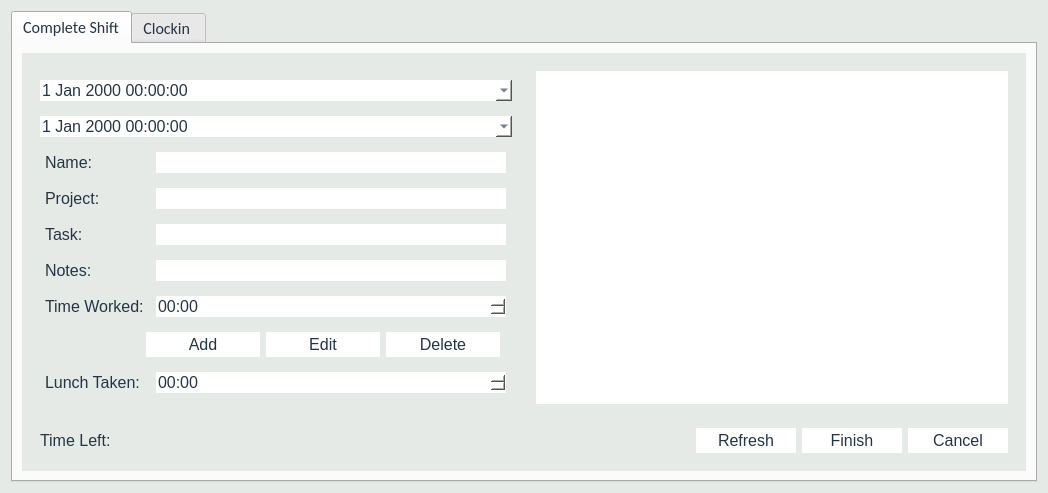
<?xml version="1.0" encoding="UTF-8"?>
<ui version="4.0">
 <class>ShiftEditForm</class>
 <widget class="QWidget" name="ShiftEditForm">
  <property name="geometry">
   <rect>
    <x>0</x>
    <y>0</y>
    <width>1048</width>
    <height>493</height>
   </rect>
  </property>
  <property name="font">
   <font>
    <family>Calibri</family>
    <pointsize>-1</pointsize>
   </font>
  </property>
  <property name="windowTitle">
   <string>Shift Edit</string>
  </property>
  <property name="styleSheet">
   <string notr="true">QWidget#ShiftEditForm{

background-color:#E5EAE7;
}
*{
font-family:&quot;Calibri&quot;;
font-size: 16px;
color:#263544;
}



QStackedWidget{
margin:0px;
padding:0px;
}


QWidget{

margin:0px;
padding:0px;
}
QWidget#bigwidger{
background-color:#E5EAE7;
border:none;
}

QWidget#smallwidger{
background-color:#E5EAE7;
border:none;
}

QTableWidget{
border:none;
}
QTextEdit{
border:none;
}


QPushButton{
padding:3px;
border:none;
background-color:#FFFFFF;
}
QPushButton:hover:!pressed{
background-color:#D1D1D1;
}


QDateTimeEdit{
border:none;
background-color:#FFFFFF;
}
QDateEditTime:hover{
border:none;
background-color:#F4F9F6;
}
QDateEditTime::drop-down{
border:none;
}


QComboBox{
border:none;
background-color:#FFFFFF;
}
QComboBox:hover {
background-color:#D1D1D1;
}
QComboBox:drop-down{
border:none;
}


QRadioButton{
padding:0px;
margin:0px;
}


QGroupBox {
    border: 0px solid gray;
	
    margin-top: 0.5em;
	margin-right:0px;
	margin-left:0px;
}
QGroupBox::title {
    subcontrol-origin: margin;
    left: 10px;
    padding: 0 3px 0 3px;
}


QCheckBox::indicator,QRadioButton::indicator{
border:none;
background-color:#FFFFFF;

}

QCheckBox::indicator:checked,QRadioButton::indicator:checked{
border:none;
background-color:#8DAA91;

}
QLineEdit,QTimeEdit,QDateEdit,QSpinBox,QDateTimeEdit{ 
background-color:#FFFFFF;
 border: 0px solid #D1D1D1;	

}
QLineEdit:hover,QTimeEdit:hover,QDateEdit:hover,QSpinBox:hover,QDateTimeEdit:hover{ 
background-color:#FFFFFF;
 border: 1px solid #D1D1D1;	
}


</string>
  </property>
  <layout class="QGridLayout" name="gridLayout">
   <item row="0" column="1">
    <widget class="QTabWidget" name="tabWidget">
     <property name="tabPosition">
      <enum>QTabWidget::North</enum>
     </property>
     <property name="tabShape">
      <enum>QTabWidget::Rounded</enum>
     </property>
     <property name="currentIndex">
      <number>0</number>
     </property>
     <widget class="QWidget" name="tab_3">
      <attribute name="title">
       <string>Complete Shift</string>
      </attribute>
      <layout class="QGridLayout" name="gridLayout_2">
       <item row="0" column="0">
        <widget class="QWidget" name="bigwidger" native="true">
         <layout class="QVBoxLayout" name="verticalLayout_2">
          <item>
           <layout class="QHBoxLayout" name="horizontalLayout">
            <item>
             <widget class="QWidget" name="left" native="true">
              <layout class="QVBoxLayout" name="verticalLayout">
               <property name="sizeConstraint">
                <enum>QLayout::SetMinimumSize</enum>
               </property>
               <item>
                <layout class="QHBoxLayout" name="horizontalLayout_3">
                 <item>
                  <widget class="QDateTimeEdit" name="DateTime1">
                   <property name="calendarPopup">
                    <bool>true</bool>
                   </property>
                  </widget>
                 </item>
                </layout>
               </item>
               <item>
                <layout class="QHBoxLayout" name="horizontalLayout_11">
                 <item>
                  <widget class="QDateTimeEdit" name="DateTime2">
                   <property name="calendarPopup">
                    <bool>true</bool>
                   </property>
                  </widget>
                 </item>
                </layout>
               </item>
               <item>
                <layout class="QHBoxLayout" name="horizontalLayout_4">
                 <item>
                  <widget class="QLabel" name="label_3">
                   <property name="minimumSize">
                    <size>
                     <width>100</width>
                     <height>0</height>
                    </size>
                   </property>
                   <property name="maximumSize">
                    <size>
                     <width>100</width>
                     <height>16777215</height>
                    </size>
                   </property>
                   <property name="text">
                    <string>Name:</string>
                   </property>
                  </widget>
                 </item>
                 <item>
                  <widget class="QComboBox" name="Name">
                   <property name="minimumSize">
                    <size>
                     <width>350</width>
                     <height>0</height>
                    </size>
                   </property>
                   <property name="maximumSize">
                    <size>
                     <width>350</width>
                     <height>16777215</height>
                    </size>
                   </property>
                   <property name="editable">
                    <bool>true</bool>
                   </property>
                  </widget>
                 </item>
                </layout>
               </item>
               <item>
                <layout class="QHBoxLayout" name="horizontalLayout_5">
                 <property name="spacing">
                  <number>6</number>
                 </property>
                 <item>
                  <widget class="QLabel" name="label_4">
                   <property name="minimumSize">
                    <size>
                     <width>100</width>
                     <height>0</height>
                    </size>
                   </property>
                   <property name="maximumSize">
                    <size>
                     <width>100</width>
                     <height>16777215</height>
                    </size>
                   </property>
                   <property name="text">
                    <string>Project:</string>
                   </property>
                  </widget>
                 </item>
                 <item>
                  <widget class="QComboBox" name="Projects">
                   <property name="minimumSize">
                    <size>
                     <width>350</width>
                     <height>0</height>
                    </size>
                   </property>
                   <property name="maximumSize">
                    <size>
                     <width>350</width>
                     <height>16777215</height>
                    </size>
                   </property>
                   <property name="editable">
                    <bool>true</bool>
                   </property>
                   <property name="sizeAdjustPolicy">
                    <enum>QComboBox::AdjustToContents</enum>
                   </property>
                  </widget>
                 </item>
                </layout>
               </item>
               <item>
                <layout class="QHBoxLayout" name="horizontalLayout_6">
                 <item>
                  <widget class="QLabel" name="label_5">
                   <property name="minimumSize">
                    <size>
                     <width>100</width>
                     <height>0</height>
                    </size>
                   </property>
                   <property name="maximumSize">
                    <size>
                     <width>100</width>
                     <height>16777215</height>
                    </size>
                   </property>
                   <property name="text">
                    <string>Task:</string>
                   </property>
                  </widget>
                 </item>
                 <item>
                  <widget class="QComboBox" name="Items">
                   <property name="minimumSize">
                    <size>
                     <width>350</width>
                     <height>0</height>
                    </size>
                   </property>
                   <property name="maximumSize">
                    <size>
                     <width>350</width>
                     <height>16777215</height>
                    </size>
                   </property>
                   <property name="editable">
                    <bool>true</bool>
                   </property>
                  </widget>
                 </item>
                </layout>
               </item>
               <item>
                <layout class="QHBoxLayout" name="horizontalLayout_10">
                 <item>
                  <widget class="QLabel" name="Description_label">
                   <property name="minimumSize">
                    <size>
                     <width>100</width>
                     <height>0</height>
                    </size>
                   </property>
                   <property name="maximumSize">
                    <size>
                     <width>100</width>
                     <height>16777215</height>
                    </size>
                   </property>
                   <property name="text">
                    <string>Notes:</string>
                   </property>
                  </widget>
                 </item>
                 <item>
                  <widget class="QLineEdit" name="Description">
                   <property name="minimumSize">
                    <size>
                     <width>350</width>
                     <height>0</height>
                    </size>
                   </property>
                   <property name="maximumSize">
                    <size>
                     <width>350</width>
                     <height>16777215</height>
                    </size>
                   </property>
                  </widget>
                 </item>
                </layout>
               </item>
               <item>
                <layout class="QHBoxLayout" name="horizontalLayout_9">
                 <item>
                  <widget class="QLabel" name="label_7">
                   <property name="minimumSize">
                    <size>
                     <width>100</width>
                     <height>0</height>
                    </size>
                   </property>
                   <property name="maximumSize">
                    <size>
                     <width>100</width>
                     <height>16777215</height>
                    </size>
                   </property>
                   <property name="text">
                    <string>Time Worked:</string>
                   </property>
                  </widget>
                 </item>
                 <item>
                  <widget class="QTimeEdit" name="Times">
                   <property name="minimumSize">
                    <size>
                     <width>350</width>
                     <height>0</height>
                    </size>
                   </property>
                   <property name="maximumSize">
                    <size>
                     <width>350</width>
                     <height>16777215</height>
                    </size>
                   </property>
                   <property name="displayFormat">
                    <string>hh:mm</string>
                   </property>
                  </widget>
                 </item>
                </layout>
               </item>
               <item>
                <layout class="QHBoxLayout" name="horizontalLayout_7">
                 <property name="rightMargin">
                  <number>12</number>
                 </property>
                 <item>
                  <spacer name="horizontalSpacer_2">
                   <property name="orientation">
                    <enum>Qt::Horizontal</enum>
                   </property>
                   <property name="sizeHint" stdset="0">
                    <size>
                     <width>40</width>
                     <height>20</height>
                    </size>
                   </property>
                  </spacer>
                 </item>
                 <item>
                  <widget class="QPushButton" name="Add">
                   <property name="minimumSize">
                    <size>
                     <width>114</width>
                     <height>0</height>
                    </size>
                   </property>
                   <property name="maximumSize">
                    <size>
                     <width>114</width>
                     <height>16777215</height>
                    </size>
                   </property>
                   <property name="focusPolicy">
                    <enum>Qt::StrongFocus</enum>
                   </property>
                   <property name="text">
                    <string>Add</string>
                   </property>
                  </widget>
                 </item>
                 <item>
                  <widget class="QPushButton" name="Edit">
                   <property name="minimumSize">
                    <size>
                     <width>114</width>
                     <height>0</height>
                    </size>
                   </property>
                   <property name="maximumSize">
                    <size>
                     <width>114</width>
                     <height>16777215</height>
                    </size>
                   </property>
                   <property name="text">
                    <string>Edit</string>
                   </property>
                  </widget>
                 </item>
                 <item>
                  <widget class="QPushButton" name="Delete">
                   <property name="minimumSize">
                    <size>
                     <width>114</width>
                     <height>0</height>
                    </size>
                   </property>
                   <property name="maximumSize">
                    <size>
                     <width>114</width>
                     <height>16777215</height>
                    </size>
                   </property>
                   <property name="focusPolicy">
                    <enum>Qt::StrongFocus</enum>
                   </property>
                   <property name="text">
                    <string>Delete</string>
                   </property>
                  </widget>
                 </item>
                </layout>
               </item>
               <item>
                <layout class="QHBoxLayout" name="horizontalLayout_8">
                 <item>
                  <widget class="QLabel" name="label_6">
                   <property name="minimumSize">
                    <size>
                     <width>100</width>
                     <height>0</height>
                    </size>
                   </property>
                   <property name="maximumSize">
                    <size>
                     <width>100</width>
                     <height>16777215</height>
                    </size>
                   </property>
                   <property name="text">
                    <string>Lunch Taken:</string>
                   </property>
                  </widget>
                 </item>
                 <item>
                  <widget class="QTimeEdit" name="Lunch">
                   <property name="minimumSize">
                    <size>
                     <width>350</width>
                     <height>0</height>
                    </size>
                   </property>
                   <property name="maximumSize">
                    <size>
                     <width>350</width>
                     <height>16777215</height>
                    </size>
                   </property>
                   <property name="maximumTime">
                    <time>
                     <hour>1</hour>
                     <minute>0</minute>
                     <second>0</second>
                    </time>
                   </property>
                   <property name="currentSection">
                    <enum>QDateTimeEdit::HourSection</enum>
                   </property>
                   <property name="displayFormat">
                    <string>hh:mm</string>
                   </property>
                  </widget>
                 </item>
                </layout>
               </item>
              </layout>
             </widget>
            </item>
            <item>
             <widget class="QWidget" name="right" native="true">
              <layout class="QVBoxLayout" name="verticalLayout_3">
               <item>
                <widget class="QTableWidget" name="Sections">
                 <attribute name="verticalHeaderMinimumSectionSize">
                  <number>30</number>
                 </attribute>
                </widget>
               </item>
              </layout>
             </widget>
            </item>
           </layout>
          </item>
          <item>
           <widget class="QWidget" name="bottom" native="true">
            <layout class="QHBoxLayout" name="horizontalLayout_2">
             <item>
              <widget class="QLabel" name="label_2">
               <property name="text">
                <string>Time Left: </string>
               </property>
              </widget>
             </item>
             <item>
              <widget class="QLabel" name="timeLeft">
               <property name="text">
                <string/>
               </property>
              </widget>
             </item>
             <item>
              <spacer name="horizontalSpacer_3">
               <property name="orientation">
                <enum>Qt::Horizontal</enum>
               </property>
               <property name="sizeHint" stdset="0">
                <size>
                 <width>40</width>
                 <height>20</height>
                </size>
               </property>
              </spacer>
             </item>
             <item>
              <widget class="QLabel" name="error">
               <property name="text">
                <string/>
               </property>
              </widget>
             </item>
             <item>
              <spacer name="horizontalSpacer">
               <property name="orientation">
                <enum>Qt::Horizontal</enum>
               </property>
               <property name="sizeHint" stdset="0">
                <size>
                 <width>40</width>
                 <height>20</height>
                </size>
               </property>
              </spacer>
             </item>
             <item>
              <widget class="QPushButton" name="RefreshButton">
               <property name="minimumSize">
                <size>
                 <width>100</width>
                 <height>0</height>
                </size>
               </property>
               <property name="maximumSize">
                <size>
                 <width>100</width>
                 <height>16777215</height>
                </size>
               </property>
               <property name="text">
                <string>Refresh</string>
               </property>
              </widget>
             </item>
             <item>
              <widget class="QPushButton" name="FinishedButton">
               <property name="minimumSize">
                <size>
                 <width>100</width>
                 <height>0</height>
                </size>
               </property>
               <property name="maximumSize">
                <size>
                 <width>100</width>
                 <height>16777215</height>
                </size>
               </property>
               <property name="focusPolicy">
                <enum>Qt::StrongFocus</enum>
               </property>
               <property name="text">
                <string>Finish</string>
               </property>
               <property name="autoDefault">
                <bool>false</bool>
               </property>
               <property name="default">
                <bool>false</bool>
               </property>
              </widget>
             </item>
             <item>
              <widget class="QPushButton" name="CancelButton">
               <property name="minimumSize">
                <size>
                 <width>100</width>
                 <height>0</height>
                </size>
               </property>
               <property name="maximumSize">
                <size>
                 <width>100</width>
                 <height>16777215</height>
                </size>
               </property>
               <property name="focusPolicy">
                <enum>Qt::StrongFocus</enum>
               </property>
               <property name="text">
                <string>Cancel</string>
               </property>
              </widget>
             </item>
            </layout>
           </widget>
          </item>
         </layout>
        </widget>
       </item>
      </layout>
     </widget>
     <widget class="QWidget" name="tab_4">
      <attribute name="title">
       <string>Clockin </string>
      </attribute>
      <layout class="QGridLayout" name="gridLayout_4">
       <item row="0" column="0">
        <widget class="QWidget" name="smallwidger" native="true">
         <layout class="QGridLayout" name="gridLayout_3">
          <item row="1" column="1">
           <spacer name="verticalSpacer">
            <property name="orientation">
             <enum>Qt::Vertical</enum>
            </property>
            <property name="sizeHint" stdset="0">
             <size>
              <width>20</width>
              <height>154</height>
             </size>
            </property>
           </spacer>
          </item>
          <item row="2" column="0">
           <spacer name="horizontalSpacer_4">
            <property name="orientation">
             <enum>Qt::Horizontal</enum>
            </property>
            <property name="sizeHint" stdset="0">
             <size>
              <width>40</width>
              <height>20</height>
             </size>
            </property>
           </spacer>
          </item>
          <item row="2" column="2">
           <spacer name="horizontalSpacer_5">
            <property name="orientation">
             <enum>Qt::Horizontal</enum>
            </property>
            <property name="sizeHint" stdset="0">
             <size>
              <width>40</width>
              <height>20</height>
             </size>
            </property>
           </spacer>
          </item>
          <item row="2" column="1">
           <layout class="QVBoxLayout" name="verticalLayout_4">
            <item>
             <widget class="QComboBox" name="ClockinName">
              <property name="minimumSize">
               <size>
                <width>350</width>
                <height>0</height>
               </size>
              </property>
              <property name="editable">
               <bool>true</bool>
              </property>
             </widget>
            </item>
            <item>
             <widget class="QDateTimeEdit" name="ClockinDateTime"/>
            </item>
           </layout>
          </item>
          <item row="3" column="1">
           <spacer name="verticalSpacer_3">
            <property name="orientation">
             <enum>Qt::Vertical</enum>
            </property>
            <property name="sizeHint" stdset="0">
             <size>
              <width>20</width>
              <height>40</height>
             </size>
            </property>
           </spacer>
          </item>
          <item row="4" column="0" colspan="3">
           <widget class="QWidget" name="bottom2" native="true">
            <layout class="QHBoxLayout" name="horizontalLayout_12">
             <item>
              <spacer name="horizontalSpacer_6">
               <property name="orientation">
                <enum>Qt::Horizontal</enum>
               </property>
               <property name="sizeHint" stdset="0">
                <size>
                 <width>40</width>
                 <height>20</height>
                </size>
               </property>
              </spacer>
             </item>
             <item>
              <widget class="QPushButton" name="FinishButton2">
               <property name="minimumSize">
                <size>
                 <width>100</width>
                 <height>0</height>
                </size>
               </property>
               <property name="text">
                <string>Finish</string>
               </property>
              </widget>
             </item>
             <item>
              <widget class="QPushButton" name="CancelButton2">
               <property name="minimumSize">
                <size>
                 <width>100</width>
                 <height>0</height>
                </size>
               </property>
               <property name="text">
                <string>Cancel</string>
               </property>
              </widget>
             </item>
            </layout>
           </widget>
          </item>
         </layout>
        </widget>
       </item>
      </layout>
     </widget>
    </widget>
   </item>
  </layout>
 </widget>
 <tabstops>
  <tabstop>DateTime1</tabstop>
  <tabstop>DateTime2</tabstop>
  <tabstop>Name</tabstop>
  <tabstop>Projects</tabstop>
  <tabstop>Items</tabstop>
  <tabstop>Description</tabstop>
  <tabstop>Times</tabstop>
  <tabstop>Add</tabstop>
  <tabstop>Edit</tabstop>
  <tabstop>Delete</tabstop>
  <tabstop>Lunch</tabstop>
  <tabstop>FinishedButton</tabstop>
  <tabstop>CancelButton</tabstop>
  <tabstop>RefreshButton</tabstop>
  <tabstop>Sections</tabstop>
 </tabstops>
 <resources/>
 <connections/>
</ui>
